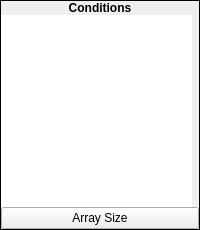
    <widget class="QFrame" name="frame_29">
     <property name="frameShape">
      <enum>QFrame::Box</enum>
     </property>
     <property name="frameShadow">
      <enum>QFrame::Plain</enum>
     </property>
     <layout class="QVBoxLayout" name="verticalLayout_105">
      <property name="spacing">
       <number>0</number>
      </property>
      <property name="margin">
       <number>0</number>
      </property>
      <item>
       <widget class="QLabel" name="label_99">
        <property name="sizePolicy">
         <sizepolicy hsizetype="Preferred" vsizetype="Fixed">
          <horstretch>0</horstretch>
          <verstretch>0</verstretch>
         </sizepolicy>
        </property>
        <property name="font">
         <font>
          <weight>75</weight>
          <bold>true</bold>
         </font>
        </property>
        <property name="text">
         <string>Conditions</string>
        </property>
        <property name="alignment">
         <set>Qt::AlignCenter</set>
        </property>
       </widget>
      </item>
      <item>
       <widget class="QWidget" name="widget_51" native="true">
        <layout class="QVBoxLayout" name="verticalLayout_106">
         <property name="spacing">
          <number>0</number>
         </property>
         <property name="margin">
          <number>0</number>
         </property>
         <item>
          <widget class="QListWidget" name="lwConditionList">
           <property name="sizePolicy">
            <sizepolicy hsizetype="Fixed" vsizetype="Preferred">
             <horstretch>0</horstretch>
             <verstretch>0</verstretch>
            </sizepolicy>
           </property>
           <property name="minimumSize">
            <size>
             <width>191</width>
             <height>0</height>
            </size>
           </property>
           <property name="maximumSize">
            <size>
             <width>191</width>
             <height>16777215</height>
            </size>
           </property>
           <property name="frameShape">
            <enum>QFrame::NoFrame</enum>
           </property>
           <property name="editTriggers">
            <set>QAbstractItemView::NoEditTriggers</set>
           </property>
           <property name="verticalScrollMode">
            <enum>QAbstractItemView::ScrollPerPixel</enum>
           </property>
          </widget>
         </item>
         <item>
          <widget class="QPushButton" name="bArraySize">
           <property name="text">
            <string>Array Size</string>
           </property>
          </widget>
         </item>
        </layout>
       </widget>
      </item>
     </layout>
    </widget>
